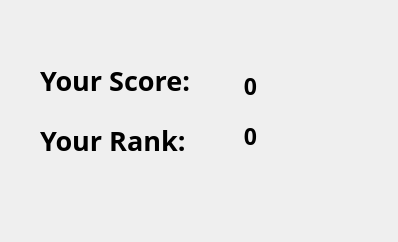
<?xml version="1.0" encoding="UTF-8"?>
<ui version="4.0">
 <class>Dialog</class>
 <widget class="QDialog" name="Dialog">
  <property name="geometry">
   <rect>
    <x>0</x>
    <y>0</y>
    <width>398</width>
    <height>242</height>
   </rect>
  </property>
  <property name="font">
   <font>
    <family>Traditional Arabic</family>
    <pointsize>16</pointsize>
    <weight>75</weight>
    <bold>true</bold>
   </font>
  </property>
  <property name="windowTitle">
   <string>Final Score </string>
  </property>
  <property name="windowIcon">
   <iconset>
    <normaloff>icon.png</normaloff>icon.png</iconset>
  </property>
  <widget class="QLabel" name="label">
   <property name="geometry">
    <rect>
     <x>40</x>
     <y>60</y>
     <width>161</width>
     <height>41</height>
    </rect>
   </property>
   <property name="font">
    <font>
     <family>Traditional Arabic</family>
     <pointsize>20</pointsize>
     <weight>75</weight>
     <bold>true</bold>
    </font>
   </property>
   <property name="text">
    <string>Your Score:</string>
   </property>
  </widget>
  <widget class="QLabel" name="finalscore">
   <property name="geometry">
    <rect>
     <x>210</x>
     <y>70</y>
     <width>81</width>
     <height>31</height>
    </rect>
   </property>
   <property name="font">
    <font>
     <family>Traditional Arabic</family>
     <pointsize>17</pointsize>
     <weight>75</weight>
     <bold>true</bold>
    </font>
   </property>
   <property name="text">
    <string>0</string>
   </property>
   <property name="alignment">
    <set>Qt::AlignCenter</set>
   </property>
  </widget>
  <widget class="QLabel" name="label_2">
   <property name="geometry">
    <rect>
     <x>40</x>
     <y>120</y>
     <width>161</width>
     <height>41</height>
    </rect>
   </property>
   <property name="font">
    <font>
     <family>Traditional Arabic</family>
     <pointsize>20</pointsize>
     <weight>75</weight>
     <bold>true</bold>
    </font>
   </property>
   <property name="text">
    <string>Your Rank:</string>
   </property>
  </widget>
  <widget class="QLabel" name="rank">
   <property name="geometry">
    <rect>
     <x>210</x>
     <y>120</y>
     <width>81</width>
     <height>31</height>
    </rect>
   </property>
   <property name="font">
    <font>
     <family>Traditional Arabic</family>
     <pointsize>17</pointsize>
     <weight>75</weight>
     <bold>true</bold>
    </font>
   </property>
   <property name="text">
    <string>0</string>
   </property>
   <property name="alignment">
    <set>Qt::AlignCenter</set>
   </property>
  </widget>
 </widget>
 <resources/>
 <connections/>
</ui>
